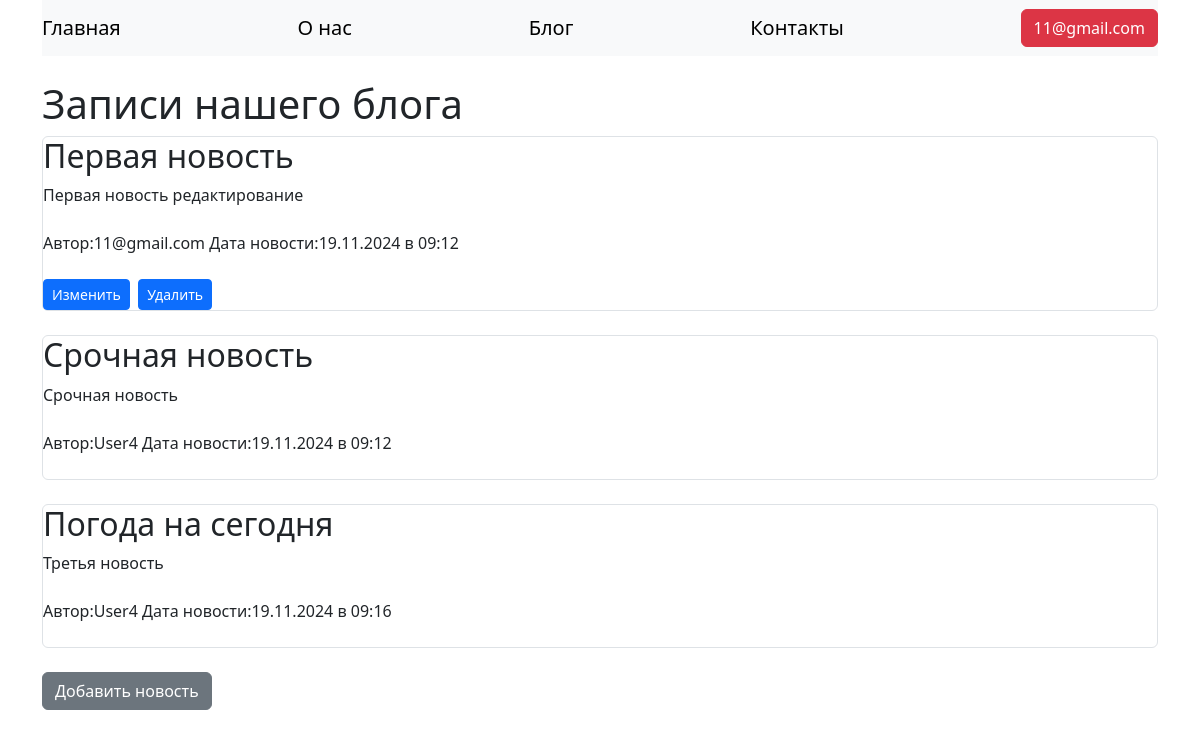
Page /blog (signed in) on the committed database.
### data/users.py (models this page shows, shortened)
class User(SqlAlchemyBase, UserMixin):
    __tablename__ = 'users'
    id = sqlalchemy.Column(sqlalchemy.Integer, primary_key=True, autoincrement=True)
    name = sqlalchemy.Column(sqlalchemy.String, nullable=True)
    about = sqlalchemy.Column(sqlalchemy.String, nullable=True)
    email = sqlalchemy.Column(sqlalchemy.String, index=True, unique=True, nullable=True)
    hashed_password = sqlalchemy.Column(sqlalchemy.String, nullable=True)
    created_date = sqlalchemy.Column(sqlalchemy.DateTime, default=datetime.datetime.now())

### data/news.py (models this page shows, shortened)
class News(SqlAlchemyBase):
    __tablename__='news'
    id = sqlalchemy.Column(sqlalchemy.Integer, primary_key=True, autoincrement=True)
    title = sqlalchemy.Column(sqlalchemy.String, nullable=True)
    content = sqlalchemy.Column(sqlalchemy.String, nullable=True)
    created_date = sqlalchemy.Column(sqlalchemy.DateTime, default=datetime.datetime.now())
    is_private=sqlalchemy.Column(sqlalchemy.Boolean, default=True)
    user_id = sqlalchemy.Column(sqlalchemy.Integer, sqlalchemy.ForeignKey("users.id"))
    user = orm.relationship('User')

### main.py (the view)
@app.route('/blog')
def blog():
    db_sess = db_session.create_session()
    news = db_sess.query(News).filter(News.is_private != True)
    return render_template('blog.html', title='Новости', news=news)

### data/db_session.py (called while the page is built)
def create_session() -> Session:
    global __factory
    return __factory()

### main.py (called while the page is built)
@login_manager.user_loader
def user_loader(user_id):
    db_sess=db_session.create_session()
    return db_sess.query(User).get(user_id)

### templates/blog.html
{% extends "base.html" %}
{% block content %}
<br>
<h1>Записи нашего блога</h1>
{% for item in news %}
<div class="col border rounded">
        <h2>{{ item.title }}</h2>
            <div>
                {{ item.content }}
            </div><br>
            <div>
              Автор:{{ item.user.name }}
              Дата новости:{{ item.created_date.strftime('%d.%m.%Y в %H:%M') }}
            </div><br>
        {% if current_user.is_authenticated and current_user == item.user %}
            <div>
                <a class="btn btn-primary btn-sm" href="/blog/{{ item.id }}">Изменить</a>&nbsp;
                <a class="btn btn-primary btn-sm" href="/news_delete/{{ item.id }}">Удалить</a>
            </div>
        {% endif %}
</div><br>
    {% endfor %}
    {% if current_user.is_authenticated %}
        <a href="/add" class="btn btn-secondary">Добавить новость</a>
    {% endif %}
{% endblock %}
{% block footer %}
    <br>
{% endblock %}

### templates/base.html (shortened to what this page needs)
<!DOCTYPE html>
<html lang="ru">
<head>
    <link href="https://cdn.jsdelivr.net/npm/bootstrap@5.3.3/dist/css/bootstrap.min.css" rel="stylesheet"
>
    <link rel="stylesheet" href="static/css/style.css">
</head>
<body>
<div class="container">
    <header>
    <nav class="navbar navbar-light bg-light">
        <a href="/" class="navbar-brand">Главная</a>
        <a href="/aboutus" class="navbar-brand">О нас</a>
        <a href="/blog" class="navbar-brand">Блог</a>
        <a href="/contacts" class="navbar-brand">Контакты</a>
        {% if current_user.is_authenticated %}
        <a href="/logout" title="Нажмите, чтобы выйти" class="btn btn-danger">{{ current_user.name }}
        </a>
        {% else %}
        <a class="btn btn-primary" href="/register">Регистрация</a>
        <a class="btn btn-secondary "href="/login">Войти</a>
        {% endif%}
    </nav>
    </header>
    <main>
         {% block content %}{% endblock %}
    </main>
    <footer>
        {% block footer %}{% endblock %}
    </footer>
</div>
</body>
</html>

### static/css/style.css (style rules this page uses)
section, header, nav, article, aside, footer, main { display: block; }

### rows in the picture
User: name "11@gmail.com"
News: title "Первая новость", content "Первая новость редактирование", user.name "11@gmail.com", created_date "19.11.2024 в 09:12"
News: title "Срочная новость", content "Срочная новость", user.name "User4", created_date "19.11.2024 в 09:12"
News: title "Погода на сегодня", content "Третья новость", user.name "User4", created_date "19.11.2024 в 09:16"
